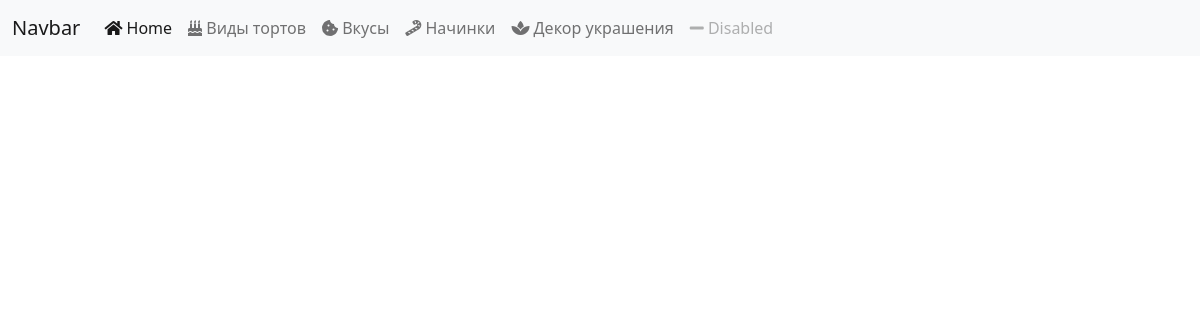
/pastries/, run on an earlier commit of the app's database.
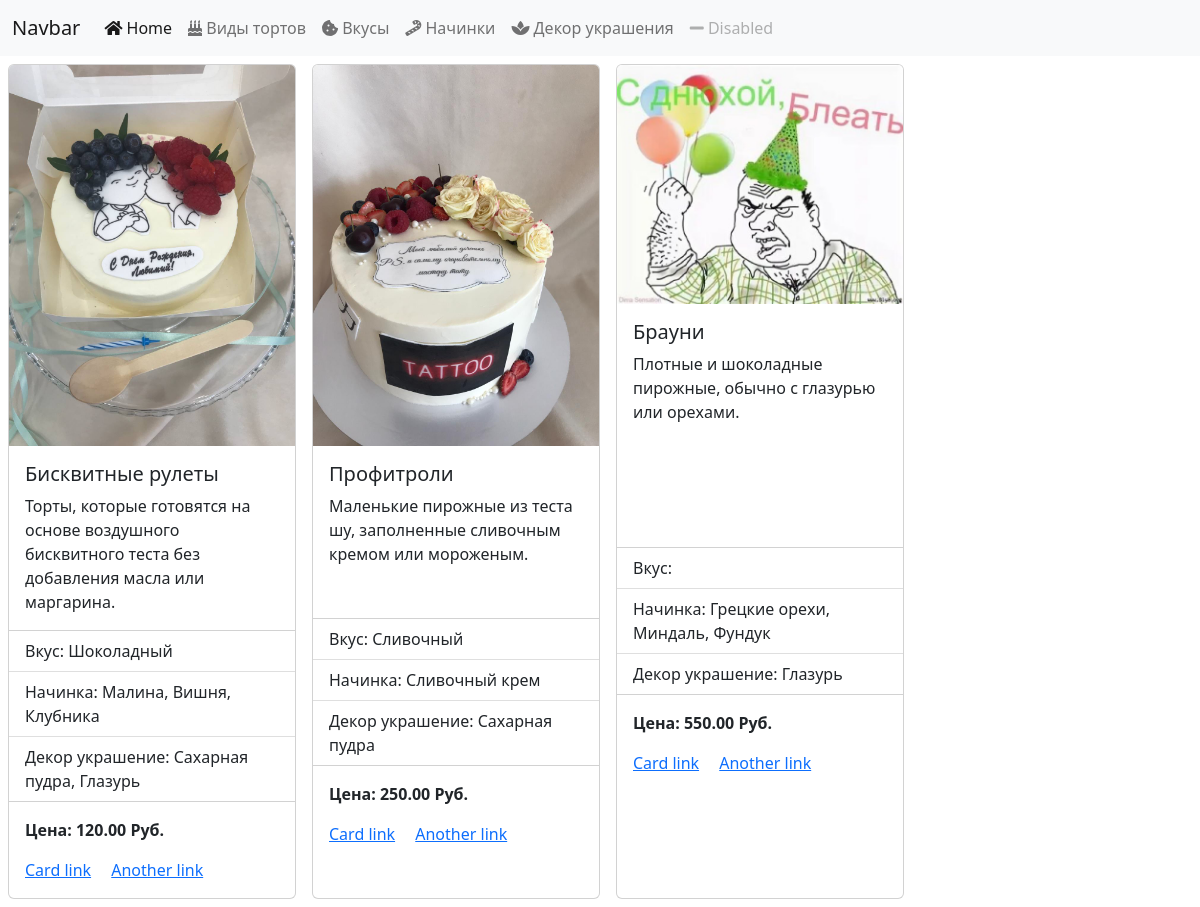
And on a later commit of the database.
### pastries/models.py (models this page shows, shortened)
class Cake(models.Model):
    image = models.ImageField(upload_to='cakes/', blank=True, null=True)
    name = models.CharField(max_length=200)
    description = models.TextField(blank=True, null=True)
    taste = models.ForeignKey(Taste, on_delete=models.SET_NULL, null=True, blank=True)
    fillings = models.ManyToManyField(Filling, blank=True)
    toppings = models.ManyToManyField(Topping, blank=True)
    price = models.DecimalField(max_digits=5, decimal_places=2)
    available = models.BooleanField(default=True)

class Taste(models.Model):
    name = models.CharField(max_length=200)
    description = models.TextField(blank=True, null=True)

class Filling(models.Model):
    name = models.CharField(max_length=200)
    description = models.TextField(blank=True, null=True)

class Topping(models.Model):
    name = models.CharField(max_length=200)
    description = models.TextField(blank=True, null=True)

### pastries/views.py (the view)
# urls.py: path('pastries/', views.pastries_view),
def pastries_view(request):
    if request.method == "GET":
        cakes = Cake.objects.all()
        cakes_data = []
        for cake in cakes:
            fillings = ", ".join([filling.name for filling in cake.fillings.all()])
            toppings = ", ".join([topping.name for topping in cake.toppings.all()])
            cakes_data.append({
                'cake': cake,
                'fillings': fillings,
                'toppings': toppings,
            })
        return render(request, "pastries/pastries.html", {'cakes_data': cakes_data})

### pastries/templates/pastries/pastries.html
{% extends 'layouts/index.html' %}
{% block content %}
    <div class="cakes d-flex flex-wrap">
        {% for data in cakes_data %}
            <div class="card m-2" style="width: 18rem;">
              <img src="{{ data.cake.image.url }}" class="card-img-top" alt="{{ data.cake.name }}">
              <div class="card-body">
                <h5 class="card-title">{{ data.cake.name }}</h5>
                <p class="card-text">{{ data.cake.description }}</p>
              </div>
              <ul class="list-group list-group-flush">
                <li class="list-group-item">Вкус: {{ data.cake.taste.name }}</li>
                <li class="list-group-item">Начинка: {{ data.fillings }}</li>
                <li class="list-group-item">Декор украшение: {{ data.toppings }}</li>
              </ul>
              <div class="card-body">
                <p class="card-text"><strong>Цена: {{ data.cake.price }} Руб.</strong></p>
                  <a href="#" class="card-link">Card link</a>
                  <a href="#" class="card-link">Another link</a>
              </div>
            </div>
        {% endfor %}
    </div>
{% endblock %}

### pastries/templates/layouts/index.html (shortened to what this page needs)
<!doctype html>
<html lang="en">
<head>
    <link rel="stylesheet" href="https://cdn.jsdelivr.net/npm/bootstrap@5.2.3/dist/css/bootstrap.min.css">
    <link rel="stylesheet" href="https://cdnjs.cloudflare.com/ajax/libs/font-awesome/5.15.3/css/all.min.css">
</head>
<body>
<nav class="navbar navbar-expand-lg navbar-light bg-light">
  <div class="container-fluid">
    <a class="navbar-brand" href="#">Navbar</a>
    <div class="collapse navbar-collapse" id="navbarNav">
      <ul class="navbar-nav">
        <li class="nav-item">
          <a class="nav-link active" aria-current="page" href="/pastries"><i class="fas fa-home"></i> Home</a>
        </li>
        <li class="nav-item">
          <a class="nav-link" href="/cakes"><i class="fas fa-birthday-cake"></i> Виды тортов</a>
        </li>
        <li class="nav-item">
          <a class="nav-link" href="/tastes"><i class="fas fa-cookie-bite"></i> Вкусы</a>
        </li>
        <li class="nav-item">
          <a class="nav-link" href="/fillings"><i class="fas fa-candy-cane"></i> Начинки</a>
        </li>
       <li class="nav-item">
          <a class="nav-link" href="/toppings"><i class="fas fa-spa"></i> Декор украшения</a>
        </li>
        <li class="nav-item">
          <a class="nav-link disabled" href="#" tabindex="-1" aria-disabled="true"><i class="fas fa-minus"></i> Disabled</a>
        </li>
      </ul>
    </div>
  </div>
</nav>
{% block content %}
{% endblock %}
</body>
</html>

What changed in the data, as far as the page shows it:
added Cake: cake.image (picture), cake.name "Бисквитные рулеты", cake.description "Торты, которые готовятся на основе воздушного бисквитного теста без добавления масла или маргарина.", cake.taste.name "Шоколадный", fillings "Малина, Вишня, Клубника", toppings "Сахарная пудра, Глазурь", cake.price "120.00"
added Cake: cake.image (picture), cake.name "Профитроли", cake.description "Маленькие пирожные из теста шу, заполненные сливочным кремом или мороженым.", cake.taste.name "Сливочный", fillings "Сливочный крем", toppings "Сахарная пудра", cake.price "250.00"
added Cake: cake.image (picture), cake.name "Брауни", cake.description "Плотные и шоколадные пирожные, обычно с глазурью или орехами.", fillings "Грецкие орехи, Миндаль, Фундук", toppings "Глазурь", cake.price "550.00"
